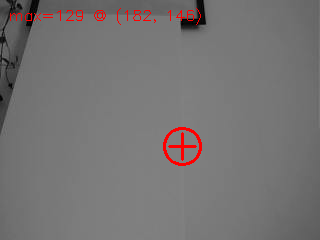
#> input picture vision/debug_images/brightest_check.png, 320 x 240 px, given in place of the camera
$ python track2d.py ../debug_images/brightest_check.png
#> lines starting #> are read from the running program, lines starting #| are printed output that depends on the picture
#> (reads vision/calib_backups/calib2d.json from the repository)
#> in main, frame is the input picture: shape (240, 320, 3); mean B, G, R 115.1, 115.1, 118
### vision/stereo.py
r"""
AeroEye-3D — stereo camera helper.

The USB camera is a dual-lens stereo unit that shows up as ONE UVC device
(index 1) delivering a 640x240 frame = two side-by-side monochrome eyes,
~320x240 each (left | right).

  - Phase 5 (2D detection): use one eye (left) -> target (x, y).
  - Phase 6 (depth): match the target in both eyes -> disparity -> depth Z.

split_lr() returns grayscale (left, right). Frames are already monochrome,
but we force single-channel so downstream code is always gray.
"""
import cv2


def to_gray(img):
    if img.ndim == 3:
        return cv2.cvtColor(img, cv2.COLOR_BGR2GRAY)
    return img


def split_lr(frame):
    """Split a side-by-side stereo frame into grayscale (left, right) halves."""
    w = frame.shape[1]
#> w = 320
    half = w // 2
#> half = 160
    left = to_gray(frame[:, :half])
#> in to_gray, `return cv2.cvtColor(img, cv2.COLOR_BGR2GRAY)`:
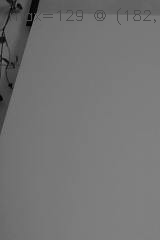
#> returned value: shape (240, 160); min 0, max 128, mean 115.5
    right = to_gray(frame[:, half:])
#> in to_gray (call 2), `return cv2.cvtColor(img, cv2.COLOR_BGR2GRAY)`:
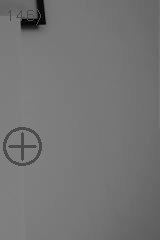
#> returned value: shape (240, 160); min 0, max 137, mean 116.4
    return left, right


# [6 lines left out: function touches_edge, not called in this run]

### vision/detector_motion.py
r"""
AeroEye-3D — motion detector (SWAPPABLE, for tracking a passive moving object).

Same Target interface as detector.py, but finds the largest MOVING region via
background subtraction instead of the brightest spot. A static scene produces
no motion -> detect() returns None -> the laser stays off. When an object
enters and moves, it is detected and tracked.

Stateful (keeps a background model), so make ONE instance per camera eye:
    left_md, right_md = MotionDetector(), MotionDetector()
    tl = left_md.detect(left_gray);  tr = right_md.detect(right_gray)
"""
import cv2
import numpy as np

from detector import Target

MIN_AREA = 60          # ignore motion blobs smaller than this (px^2) — noise
HISTORY  = 200         # frames of background the model remembers
VAR_THRESH = 30        # MOG2 sensitivity (higher = less sensitive)


class MotionDetector:
    def __init__(self):
        self.bg = cv2.createBackgroundSubtractorMOG2(
            history=HISTORY, varThreshold=VAR_THRESH, detectShadows=False)
        self.kernel = cv2.getStructuringElement(cv2.MORPH_ELLIPSE, (5, 5))

    def detect(self, gray):
        fg = self.bg.apply(gray)
#> fg: shape (240, 160); every value is 255
        fg = cv2.medianBlur(fg, 5)
        fg = cv2.morphologyEx(fg, cv2.MORPH_OPEN, self.kernel)
        fg = cv2.dilate(fg, self.kernel, iterations=2)
        contours, _ = cv2.findContours(fg, cv2.RETR_EXTERNAL, cv2.CHAIN_APPROX_SIMPLE)
#> contours = [[[0, 0], [0, 239], [159, 239], [159, 0]]]
        if not contours:
            return None
        c = max(contours, key=cv2.contourArea)
#> c = [[0, 0], [0, 239], [159, 239], [159, 0]]
        area = cv2.contourArea(c)
#> area = 38001
        if area < MIN_AREA:
            return None
        (x, y), radius = cv2.minEnclosingCircle(c)
#> x = 79.5; y = 119.5; radius = 143.5
        return Target(int(x), int(y), max(int(radius), 4), area)

    def mask(self, gray):
        return self.bg.apply(gray, learningRate=0)   # for preview, no model update

### vision/archive/track2d.py
r"""
AeroEye-3D — 2D closed-loop tracking (laser co-located with camera).

With the laser next to the camera lens there is no parallax, so aiming needs
only the LEFT eye pixel and the quadratic calib2d.json map:
    angle = f(x, y, x*y, x^2, y^2)
No stereo matching, no disparity — simpler and more robust.

Detector选:  --flash  brightest spot (flashlight)
             --shape  round moving object (tennis ball)
             (default) any moving object

    ..\.venv\Scripts\python.exe track2d.py [COM3] [cam] [--flash|--shape]
Close the window to quit. Laser only fires while a target is present.
"""
import sys
import time
import json

import cv2
import numpy as np
import serial

import stereo

if "--shape" in sys.argv:
    from detector_shape import BallDetector as Det
elif "--flash" in sys.argv:
    import detector as _bright
    class Det:
        def detect(self, gray):
            return _bright.detect(gray)
else:
    from detector_motion import MotionDetector as Det

PORT = next((a for a in sys.argv[1:] if a.upper().startswith("COM")), "COM3")
CAM  = next((int(a) for a in sys.argv[1:] if a.isdigit()), 1)
WIN  = "AeroEye-3D track 2D"

calib = json.load(open("calib2d.json"))
PAN_C, TILT_C = calib["pan"], calib["tilt"]
QUAD = calib.get("model") == "quad2d"

WARMUP  = 25
COAST_S = 0.8
SEND_DT = 0.04
ALPHA   = 0.5


def aim(x, y):
    if QUAD:
        feats = [x, y, x * y, x * x, y * y, 1.0]
    else:
        feats = [x, y, 1.0]
    pan  = sum(c * f for c, f in zip(PAN_C, feats))
    tilt = sum(c * f for c, f in zip(TILT_C, feats))
    return int(round(pan)), int(round(tilt))


def main():
    ser = serial.Serial(PORT, 115200, timeout=1)
    time.sleep(2.5); ser.reset_input_buffer()
    cap = cv2.VideoCapture(CAM, cv2.CAP_DSHOW)
    time.sleep(1.0)
    cv2.namedWindow(WIN)
    det = Det()

    frame_i = 0
    sm = None
    last_lock, last_lock_t = None, 0.0
    last_sent, last_t = (None, None, None), 0.0

    while True:
        ok, frame = cap.read()
        if not ok or frame is None:
            continue
        frame_i += 1
        left, _ = stereo.split_lr(frame)
        t = det.detect(left)
        vis = cv2.cvtColor(left, cv2.COLOR_GRAY2BGR)

        now = time.time()
        locked = False
        if frame_i > WARMUP and t:
            raw = aim(t.x, t.y)
            if sm is None:
                sm = [float(raw[0]), float(raw[1])]
            else:
                sm[0] = ALPHA * raw[0] + (1 - ALPHA) * sm[0]
                sm[1] = ALPHA * raw[1] + (1 - ALPHA) * sm[1]
            last_lock = (int(round(sm[0])), int(round(sm[1])))
            last_lock_t = now
            locked = True
            cv2.circle(vis, (t.x, t.y), max(t.radius, 6), (0, 255, 0), 2)
            cv2.putText(vis, f"LOCK ({t.x},{t.y}) -> pan={last_lock[0]} tilt={last_lock[1]}",
                        (8, 18), cv2.FONT_HERSHEY_SIMPLEX, 0.5, (0, 255, 0), 1)

        coasting = (not locked) and last_lock and (now - last_lock_t < COAST_S)
        if not locked:
            msg = "COAST" if coasting else ("warming up" if frame_i <= WARMUP else "no target (laser off)")
            cv2.putText(vis, msg, (8, 18), cv2.FONT_HERSHEY_SIMPLEX, 0.5, (0, 200, 255), 1)
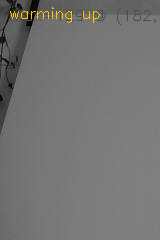
#> vis: shape (240, 160, 3); mean B, G, R 115, 116, 116.3

        if now - last_t > SEND_DT:
            if locked or coasting:
                cmd = (last_lock[0], last_lock[1], 1)
            else:
                cmd = (last_sent[0], last_sent[1], 0) if last_sent[0] else (72, 25, 0)
            if cmd != last_sent:
                ser.write(f"{cmd[0]},{cmd[1]},{cmd[2]}\n".encode()); ser.readline()
                last_sent = cmd
            last_t = now

        cv2.imshow(WIN, cv2.resize(vis, None, fx=2, fy=2, interpolation=cv2.INTER_NEAREST))
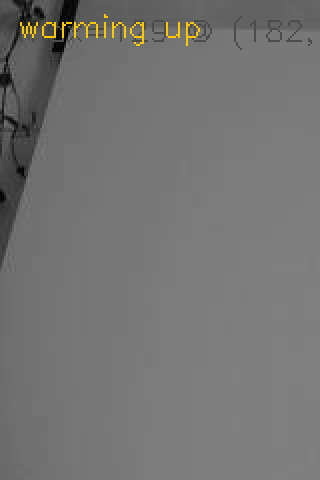
#> window 'AeroEye-3D track 2D': shape (480, 320, 3); mean B, G, R 115, 116, 116.3
        cv2.waitKey(30)
        if cv2.getWindowProperty(WIN, cv2.WND_PROP_VISIBLE) < 1:
            break

    ser.write(b"72,25,0\n")
    cap.release(); cv2.destroyAllWindows(); ser.close()


if __name__ == "__main__":
    main()
